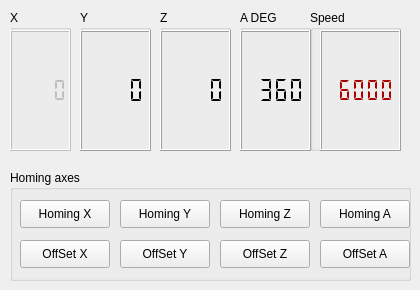
         <widget class="QWidget" name="tab_20">
          <attribute name="title">
           <string>Machine</string>
          </attribute>
          <widget class="QGroupBox" name="groupBox_41">
           <property name="geometry">
            <rect>
             <x>10</x>
             <y>10</y>
             <width>61</width>
             <height>141</height>
            </rect>
           </property>
           <property name="title">
            <string>X</string>
           </property>
           <widget class="QLCDNumber" name="lcdNumber_23">
            <property name="enabled">
             <bool>false</bool>
            </property>
            <property name="geometry">
             <rect>
              <x>0</x>
              <y>20</y>
              <width>61</width>
              <height>121</height>
             </rect>
            </property>
            <property name="smallDecimalPoint">
             <bool>true</bool>
            </property>
            <property name="digitCount">
             <number>4</number>
            </property>
            <property name="mode">
             <enum>QLCDNumber::Dec</enum>
            </property>
            <property name="segmentStyle">
             <enum>QLCDNumber::Flat</enum>
            </property>
            <property name="value" stdset="0">
             <double>0.000000000000000</double>
            </property>
            <property name="intValue" stdset="0">
             <number>0</number>
            </property>
           </widget>
          </widget>
          <widget class="QGroupBox" name="groupBox_42">
           <property name="geometry">
            <rect>
             <x>80</x>
             <y>10</y>
             <width>71</width>
             <height>141</height>
            </rect>
           </property>
           <property name="title">
            <string>Y</string>
           </property>
           <widget class="QLCDNumber" name="lcdNumber_24">
            <property name="geometry">
             <rect>
              <x>0</x>
              <y>20</y>
              <width>71</width>
              <height>121</height>
             </rect>
            </property>
            <property name="smallDecimalPoint">
             <bool>true</bool>
            </property>
            <property name="digitCount">
             <number>4</number>
            </property>
            <property name="segmentStyle">
             <enum>QLCDNumber::Flat</enum>
            </property>
            <property name="value" stdset="0">
             <double>0.000000000000000</double>
            </property>
           </widget>
          </widget>
          <widget class="QGroupBox" name="groupBox_43">
           <property name="geometry">
            <rect>
             <x>160</x>
             <y>10</y>
             <width>71</width>
             <height>141</height>
            </rect>
           </property>
           <property name="title">
            <string>Z</string>
           </property>
           <widget class="QLCDNumber" name="lcdNumber_25">
            <property name="geometry">
             <rect>
              <x>0</x>
              <y>20</y>
              <width>71</width>
              <height>121</height>
             </rect>
            </property>
            <property name="smallDecimalPoint">
             <bool>true</bool>
            </property>
            <property name="digitCount">
             <number>4</number>
            </property>
            <property name="segmentStyle">
             <enum>QLCDNumber::Flat</enum>
            </property>
            <property name="value" stdset="0">
             <double>0.000000000000000</double>
            </property>
           </widget>
          </widget>
          <widget class="QGroupBox" name="groupBox_44">
           <property name="geometry">
            <rect>
             <x>10</x>
             <y>170</y>
             <width>401</width>
             <height>111</height>
            </rect>
           </property>
           <property name="title">
            <string>Homing axes</string>
           </property>
           <widget class="QPushButton" name="pushButton_19">
            <property name="geometry">
             <rect>
              <x>10</x>
              <y>30</y>
              <width>90</width>
              <height>28</height>
             </rect>
            </property>
            <property name="text">
             <string>Homing X</string>
            </property>
           </widget>
           <widget class="QPushButton" name="pushButton_20">
            <property name="geometry">
             <rect>
              <x>110</x>
              <y>30</y>
              <width>90</width>
              <height>28</height>
             </rect>
            </property>
            <property name="text">
             <string>Homing Y</string>
            </property>
           </widget>
           <widget class="QPushButton" name="pushButton_21">
            <property name="geometry">
             <rect>
              <x>210</x>
              <y>30</y>
              <width>90</width>
              <height>28</height>
             </rect>
            </property>
            <property name="text">
             <string>Homing Z</string>
            </property>
           </widget>
           <widget class="QPushButton" name="pushButton_22">
            <property name="geometry">
             <rect>
              <x>10</x>
              <y>70</y>
              <width>90</width>
              <height>28</height>
             </rect>
            </property>
            <property name="text">
             <string>OffSet X</string>
            </property>
           </widget>
           <widget class="QPushButton" name="pushButton_23">
            <property name="geometry">
             <rect>
              <x>110</x>
              <y>70</y>
              <width>90</width>
              <height>28</height>
             </rect>
            </property>
            <property name="text">
             <string>OffSet Y</string>
            </property>
           </widget>
           <widget class="QPushButton" name="pushButton_24">
            <property name="geometry">
             <rect>
              <x>210</x>
              <y>70</y>
              <width>90</width>
              <height>28</height>
             </rect>
            </property>
            <property name="text">
             <string>OffSet Z</string>
            </property>
           </widget>
           <widget class="QPushButton" name="pushButton_25">
            <property name="geometry">
             <rect>
              <x>310</x>
              <y>30</y>
              <width>90</width>
              <height>28</height>
             </rect>
            </property>
            <property name="text">
             <string>Homing A</string>
            </property>
           </widget>
           <widget class="QPushButton" name="pushButton_26">
            <property name="geometry">
             <rect>
              <x>310</x>
              <y>70</y>
              <width>90</width>
              <height>28</height>
             </rect>
            </property>
            <property name="text">
             <string>OffSet A</string>
            </property>
           </widget>
          </widget>
          <widget class="QGroupBox" name="groupBox_45">
           <property name="geometry">
            <rect>
             <x>310</x>
             <y>10</y>
             <width>91</width>
             <height>141</height>
            </rect>
           </property>
           <property name="title">
            <string>Speed</string>
           </property>
           <widget class="QLCDNumber" name="lcdNumber_26">
            <property name="geometry">
             <rect>
              <x>10</x>
              <y>20</y>
              <width>81</width>
              <height>121</height>
             </rect>
            </property>
            <property name="styleSheet">
             <string notr="true">color:rgb(170, 0, 0)</string>
            </property>
            <property name="smallDecimalPoint">
             <bool>true</bool>
            </property>
            <property name="digitCount">
             <number>5</number>
            </property>
            <property name="segmentStyle">
             <enum>QLCDNumber::Flat</enum>
            </property>
            <property name="value" stdset="0">
             <double>6000.000000000000000</double>
            </property>
           </widget>
          </widget>
          <widget class="QGroupBox" name="groupBox_51">
           <property name="geometry">
            <rect>
             <x>240</x>
             <y>10</y>
             <width>71</width>
             <height>141</height>
            </rect>
           </property>
           <property name="title">
            <string>A DEG</string>
           </property>
           <widget class="QLCDNumber" name="lcdNumber_27">
            <property name="geometry">
             <rect>
              <x>0</x>
              <y>20</y>
              <width>71</width>
              <height>121</height>
             </rect>
            </property>
            <property name="smallDecimalPoint">
             <bool>true</bool>
            </property>
            <property name="digitCount">
             <number>4</number>
            </property>
            <property name="segmentStyle">
             <enum>QLCDNumber::Flat</enum>
            </property>
            <property name="value" stdset="0">
             <double>360.000000000000000</double>
            </property>
           </widget>
          </widget>
         </widget>
